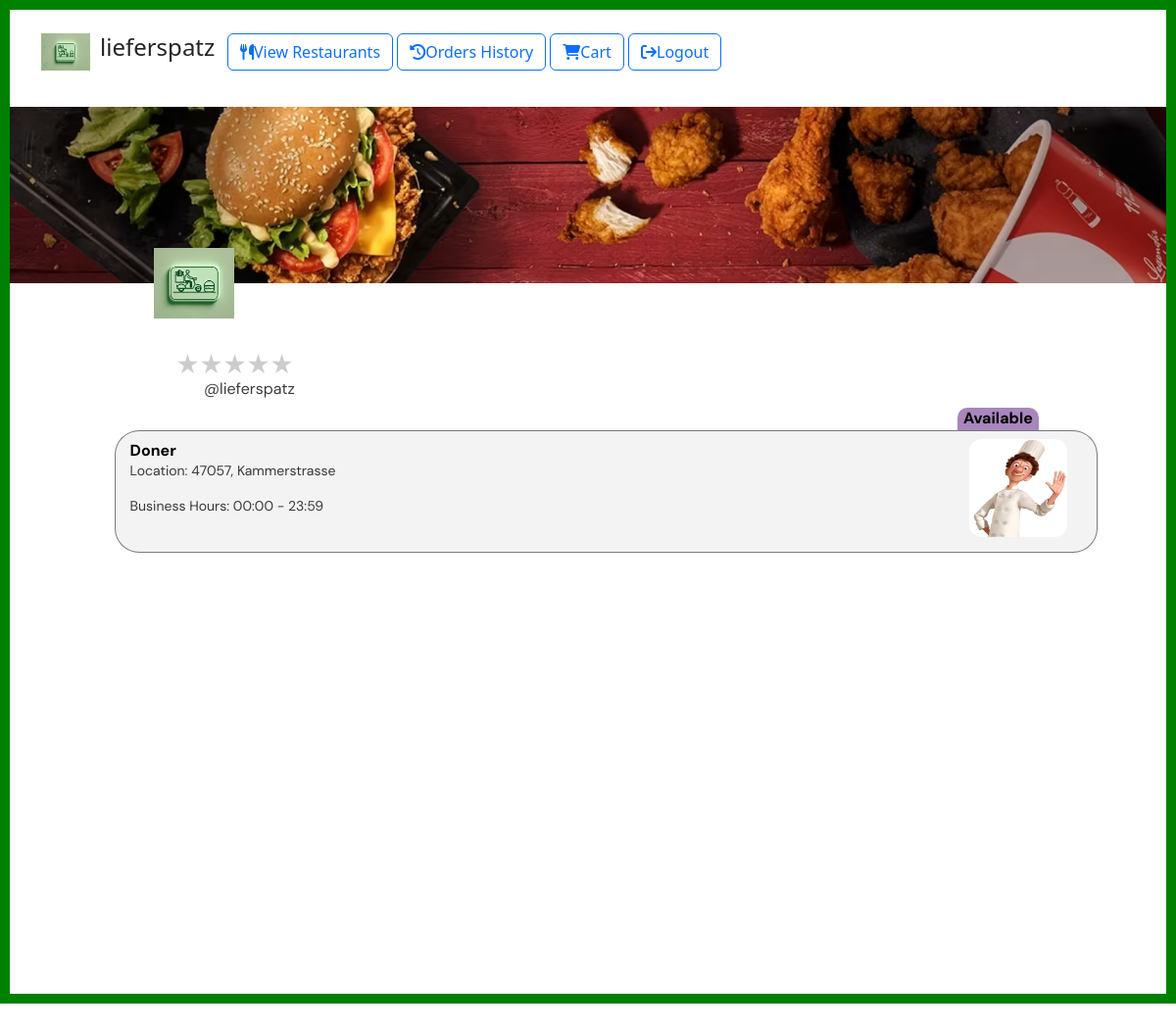
The page /customer-view-businesses (signed in) on the database its author committed.
### tables this page shows
CREATE TABLE BusinessAccount (
    id INTEGER PRIMARY KEY AUTOINCREMENT,
    name VARCHAR(255) NOT NULL,
    description TEXT,
    street VARCHAR(255) NOT NULL,
    city VARCHAR(255) NOT NULL,
    zip_code VARCHAR(10) NOT NULL,
    opening_hours VARCHAR(100),
    closing_hours VARCHAR(100),
    delivery_radius TEXT,
    picture_link VARCHAR(255),
    email VARCHAR(255) UNIQUE NOT NULL,
    password VARCHAR(255) NOT NULL,

    FOREIGN KEY (Email) REFERENCES Account(Email)
);

### main.py (the view)
@app.route('/customer-view-businesses', methods=['GET', 'POST'])
def customer_view_businesses():
    conn = get_db_connection()
    cursor = conn.cursor()
    cursor.execute('SELECT * FROM customerAccount WHERE id = ?', (session['user_id'],))
    user = cursor.fetchone()
    current_time = datetime.now().time()
    formatted_time = current_time.strftime('%H:%M')
    cursor.execute('''SELECT * FROM BusinessAccount
                    WHERE LOWER(delivery_radius) LIKE LOWER(?)
                        AND ? BETWEEN opening_hours AND closing_hours
                    ''', ('%' + user['zip_code'] + '%', formatted_time))
    items = cursor.fetchall()
    conn.close()
    return render_template('customer/view-businesses.html', items=items)

### main.py (called while the page is built)
def get_db_connection():
    conn = sqlite3.connect(database_name)
    conn.row_factory = sqlite3.Row
    return conn

### templates/customer/view-businesses.html (shortened to what this page needs)
<!DOCTYPE html>
<html lang="en">
  <head>
    {% include 'customer/includes/header.html' %}
  </head>
  <body>
    <div class="main-container">
        {% include 'customer/includes/menu.html' %}
        {% include 'customer/includes/items-header.html' %}
      <div class="Containet-box" >
        {% if items %}
        <div id="products" class="products">
            {%for item in items%}
                <a href="/customer-view-menu/{{ item['id'] }}" style="text-decoration: none;">
                    <div class="rectangle-25 editable-container" data-container-id="rectangle-25" >
                        <img src="{{ item['picture_link'] }}" class="pic-7 editable-element">
                        <p class="wings editable-element" >{{ item['name'] }}</p>
                        <p class="wings-discription editable-element">Location: {{ item['city'] }}, {{ item['street'] }}</p>
                        <p class="wings-discription editable-element">Business Hours: {{ item['opening_hours'] }} - {{ item['closing_hours'] }}</p>
                            <button id="toggleButton" data-container-id="rectangle-25" class="addButton-2">Available</button>
                    </div>
                </a>
            {%endfor%}
        </div>
        {% else %}
        <div class="text-center">
          <p>*No available restaurants that are open and operate in your ZIP code</p>
        </div>
      {% endif %}
      </div>
    </div>
  </body>
</html>

### static/business/items/index.css (style rules this page uses)
.main-container { overflow: hidden; }
.main-container, .main-container * { box-sizing: border-box; }
.main-container { position: relative; height: 1024px; margin: 0 auto; background: rgb(255, 255, 255); border: 10px solid green; overflow: hidden; overflow-y: scroll; }
.pic-7 { position: absolute; width: 100px; height: 100px; top: 8px; right: 3%; z-index: 20; }
.wings { position: relative; top: 10px; left: 15px; font-family: DM Sans, -apple-system, BlinkMacSystemFont, "Segoe UI", Roboto, Ubuntu, "Helvetica Neue", Helvetica, Arial, "PingFang SC", "Hiragino Sans GB", "Microsoft Yahei UI", "Microsoft Yahei", "Source Han Sans CN", sans-serif; color: rgb(0, 0, 0); font-size: 16px; font-weight: 700; line-height: 20.832px; width: 200px; text-align: left; }
.wings-discription { position: relative; height: 20px; top: -5px; left: 15px; font-family: DM Sans, -apple-system, BlinkMacSystemFont, "Segoe UI", Roboto, Ubuntu, "Helvetica Neue", Helvetica, Arial, "PingFang SC", "Hiragino Sans GB", "Microsoft Yahei UI", "Microsoft Yahei", "Source Han Sans CN", sans-serif; color: rgb(57, 57, 57); font-size: 14px; font-weight: 400; line-height: 17px; text-align: left; width: 900px }
.rectangle-25 { position: relative; width: 85%; height: 125px; left: 10%; margin-top: 40px; background: rgb(243, 243, 243); border: 1px solid rgba(0, 0, 0, 0.5); box-shadow: 0 4px 4px 0 rgba(255, 255, 255, 0.25); transition: box-shadow 0.25s; font-size: 16px; font-weight: 700; line-height: 20.832px; text-align: center; font-family: DM Sans, -apple-system, BlinkMacSystemFont, "Segoe UI", Roboto, Ubuntu, "Helvetica Neue", Helvetica, Arial, "PingFang SC", "Hiragino Sans GB", "Microsoft Yahei UI", "Microsoft Yahei", "Source Han Sans CN", sans-serif; border-style: solid; border-width: 1px; border-radius: 25px; transition: background-color 0.5s, color 0.5s; }
.addButton-2 { position: relative; top: -133px; left: 40%; background-color: rgb(98 35 137 / 55%) !important; border: none !important; height: 23px !important; line-height: 10.5px !important; border-radius: 10px 10px 0px 0px !important; font-weight: bold !important; }
.products { position: relative; bottom: 28px; right: 3%; width: 100%; display: grid; grid-auto-flow: row ;gap: 0rem; margin: 0rem 2vw; padding: 0px; list-style-type: unset; }
.Containet-box { position: relative; top: 33%; height: 100%; }

### rows shown on the page
BusinessAccount: picture_link (picture), name "Doner", city "47057", street "Kammerstrasse", opening_hours "00:00", closing_hours "23:59"
